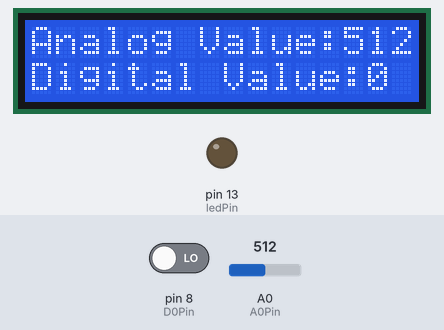
Recording of a sketch running on a simulated Arduino Uno, built with avr-gcc and run on an emulated ATmega328P. Shown: 16×2 character LCD, output pins drawn as LEDs (lit = HIGH). The test bench sets the inputs (shaded band); at power-on: A0 (A0Pin) = 512, pin 8 (D0Pin) LOW.

Above: at 1.2 s.
1.3 s: A0 (A0Pin) set to 716
At 2.5 s:
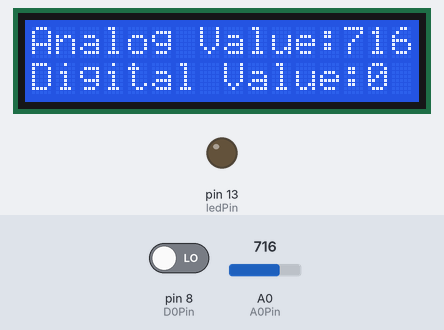
2.8 s: pin 8 (D0Pin) driven HIGH
At 3.9 s:
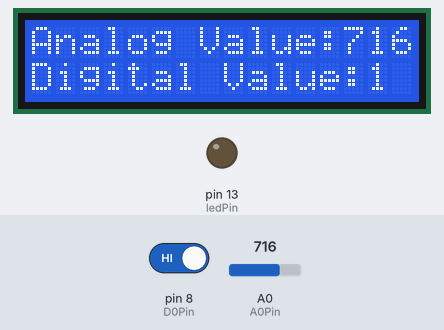
4.3 s: A0 (A0Pin) set to 900
At 5.0 s:
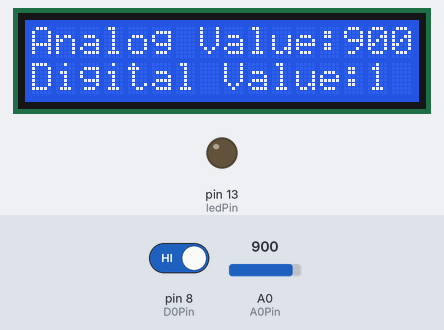
5.8 s: pin 8 (D0Pin) driven LOW
At 6.2 s:
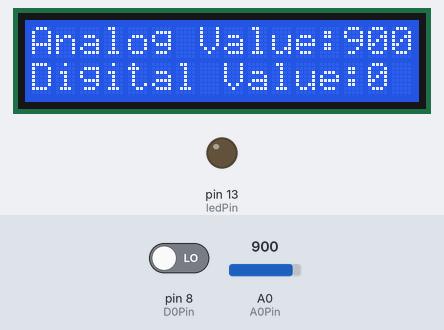
7.3 s: A0 (A0Pin) set to 1023
At 8.5 s:
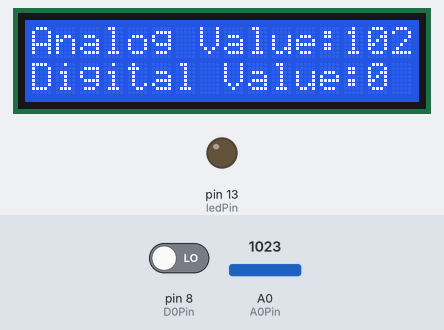
Timing chart, 0 to 9.8 s (numbered marks = the images above; inputs shaded):
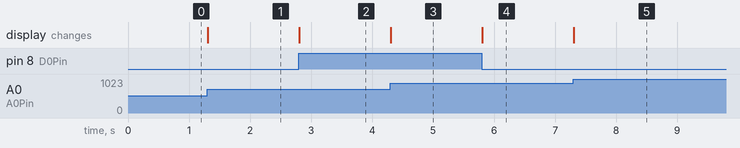

The sketch:

linearHall.ino
```cpp
#include <LiquidCrystal.h>

const int ledPin = 13;
const int A0Pin = A0;
#define D0Pin 8
// initialize the library with the numbers of the interface pins
LiquidCrystal lcd(3, 4, 9, 10, 11, 12);

void setup()
{
  pinMode(ledPin,OUTPUT);
  pinMode(D0Pin, INPUT);
  lcd.begin(16, 2);  // set up the LCD's number of columns and rows:
}

void loop()
{
  int analogVal = analogRead(A0Pin);
  int digitalVal = digitalRead(D0Pin);
  lcd.setCursor(0,0);
  lcd.print("Analog Value:");
  lcd.print(analogVal);
  lcd.setCursor(0,1);
  lcd.print("Digital Value:");
  lcd.print(digitalVal);
}
```

Measured:
- after the input at 1.3 s, the display: changes at once (image 1)
- after the input at 2.8 s, the display: changes at once (image 2)
- after the input at 4.3 s, the display: changes at once (image 3)
- after the input at 5.8 s, the display: changes at once (image 4)
- after the input at 7.3 s, the display: changes at once (image 5)
